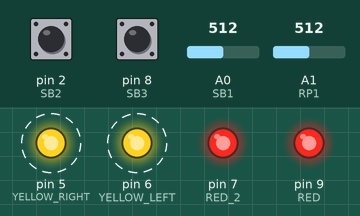
A sketch run on a simulated Arduino Uno, built with avr-gcc and run on an emulated ATmega328P. Parts: output pins drawn as LEDs (lit = HIGH). Dashed ring = blinking. The inputs (shaded band) are chosen by the test bench; at power-on: A1 (RP1) = 512, pin 2 (SB2) HIGH, pin 8 (SB3) HIGH, A0 (SB1) = 512. What the sketch prints to the serial monitor is not drawn.

Above: at 1.2 s.
1.3 s: A1 (RP1) set to 322
3.5 s: A1 (RP1) set to 298
At 5.8 s:
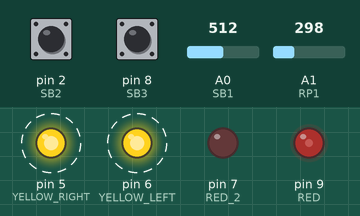
6.5 s: A1 (RP1) set to 511
At 7.8 s:
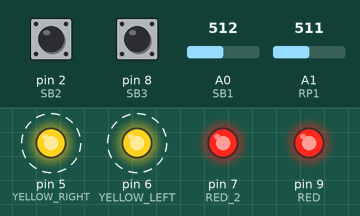
9.5 s: A1 (RP1) set to 306
At 10.8 s:
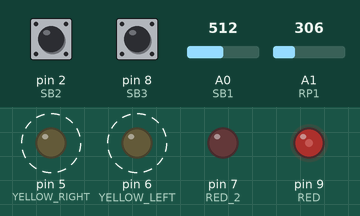
12.5 s: pin 2 (SB2) pulled LOW for 0.15 s
At 12.57 s:
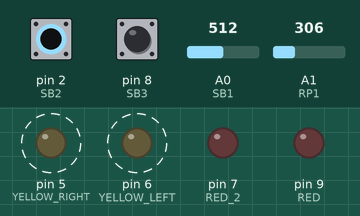
15.5 s: pin 2 (SB2) pulled LOW for 1 s
At 17.8 s:
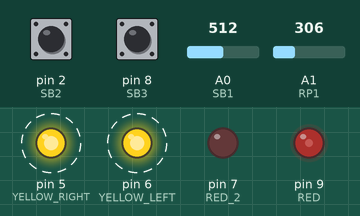
Timing chart, 0 to 19.5 s (numbered marks = the images above; inputs shaded):
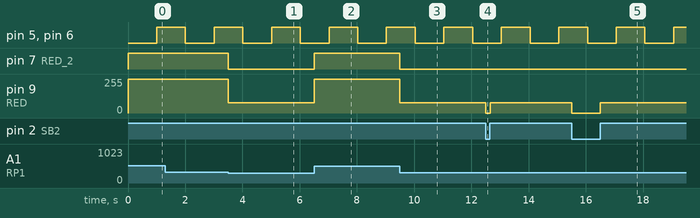

Measured:
- the behaviour switches between 307 and 306 on A1 (RP1) (found by bisection; images 0 and 1)
- after the input at 3.5 s, pin 7 (RED_2): HIGH → LOW at once; pin 9 (RED): 255/255 → 76/255 at once
- after the input at 6.5 s, pin 7 (RED_2): LOW → HIGH at once; pin 9 (RED): 76/255 → 255/255 at once
- after the input at 9.5 s, pin 7 (RED_2): HIGH → LOW at once; pin 9 (RED): 255/255 → 76/255 at once
- after the input at 12.5 s, pin 9 (RED): 76/255 → 0/255 at once, → 76/255 0.15 s later
- after the input at 15.5 s, pin 9 (RED): 76/255 → 0/255 at once, → 76/255 1.0 s later
- by itself, pin 5 (YELLOW_RIGHT), pin 6 (YELLOW_LEFT): alternates HIGH for 1.0 s and LOW for 1.0 s

The sketch:

Car.ino
```cpp
#define thirtyPercent 76
#define brakes 306
#define SB1 0
#define SB2 2
#define SB3 8
#define RP1 1

#define RED 9
#define RED_2 7
#define WHITE 9

const int  YELLOW_LEFT = 6;
const int  YELLOW_RIGHT = 5;
int ledState = LOW;
int leftState = LOW;
int rightState = LOW;


unsigned long last_time;

int timer(int pin,int state){
  Serial.println(last_time);
  Serial.println(millis());
   if (millis() - last_time >= 1000){
    last_time = millis();
    if (state == LOW) {
      state = HIGH;
      }
      else
      {
        state = LOW;
      }
      digitalWrite(pin,state);
  }
  return state;
}

void setup() {
  pinMode(RED_2,OUTPUT);
  pinMode(RED,OUTPUT);
  pinMode(SB2,INPUT_PULLUP);
  pinMode(SB3,INPUT_PULLUP);
  pinMode(YELLOW_LEFT,OUTPUT);
  pinMode(YELLOW_RIGHT,OUTPUT);
 // analogWrite(YELLOW_LEFT,100);
 // digitalWrite(YELLOW_RIGHT,HIGH);
  Serial.begin(9600);
}

void loop() {

  if (HIGH == digitalRead(SB3))
  {
    if (millis() - last_time >= 1000)
    {
      last_time = millis();
      if (ledState == LOW) {
      ledState = HIGH;
      } else {
      ledState = LOW;
      }
      digitalWrite(YELLOW_LEFT,ledState);
      digitalWrite(YELLOW_RIGHT,ledState);
    }
  }
  else if (0 == analogRead(SB1))
       {
        leftState = timer(YELLOW_LEFT,leftState);
       }
  else if (1023 == analogRead(SB1))
       {
        rightState = timer(YELLOW_RIGHT,rightState);
       }
  else
  {
   digitalWrite(YELLOW_LEFT,LOW);
   digitalWrite(YELLOW_RIGHT,LOW);
  }
  Serial.println(analogRead(SB1));
   if (brakes < analogRead(RP1))
  {
    digitalWrite(RED_2,HIGH);
    analogWrite(RED,1023);
  } else if (LOW == digitalRead(SB2))
         {
          digitalWrite(RED_2,LOW);
          analogWrite(RED,0);
         }
         else
         {
          digitalWrite(RED_2,LOW);
          analogWrite(RED,thirtyPercent);
         }

}
```
